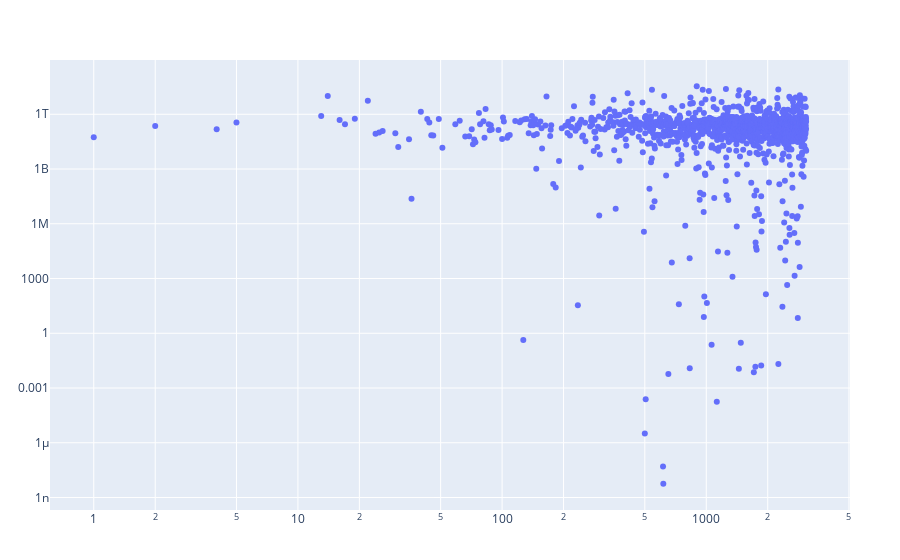

Source (notebook cell):
### Code cell
plot(scatter(approx_energy_df, y=:Energy_Joules, mode="markers",
            text=:Isotopes, color=:Isotopes),
Layout(xaxis_type = "log", yaxis_type = "log", show_scale = true))

### Figure 1 — Plotly figure (JSON) as saved in the notebook; plotly's stock layout.template omitted (floating-point values rounded to 4 significant figures; data arrays with more than 128 entries replaced by an {"elided": "..."} marker saying what was removed)
{"data": [{"color": {"elided": "3089 str values"}, "mode": "markers", "text": {"elided": "3089 str values"}, "type": "scatter", "y": {"elided": "3089 float values"}}], "layout": {"margin": {"b": 50, "l": 50, "r": 50, "t": 60}, "show": {"scale": true}, "xaxis": {"type": "log"}, "yaxis": {"type": "log"}}}
